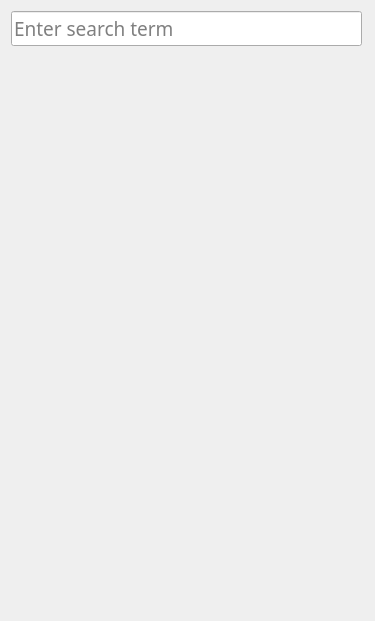
<?xml version="1.0" encoding="UTF-8"?>
<ui version="4.0">
 <class>MyToolBox</class>
 <widget class="QWidget" name="MyToolBox">
  <property name="geometry">
   <rect>
    <x>0</x>
    <y>0</y>
    <width>375</width>
    <height>621</height>
   </rect>
  </property>
  <property name="windowTitle">
   <string>MyToolBox</string>
  </property>
  <layout class="QGridLayout" name="gridLayout">
   <property name="verticalSpacing">
    <number>8</number>
   </property>
   <item row="0" column="0">
    <layout class="QHBoxLayout" name="horizontalLayout">
     <property name="spacing">
      <number>0</number>
     </property>
     <property name="leftMargin">
      <number>0</number>
     </property>
     <property name="rightMargin">
      <number>2</number>
     </property>
     <item>
      <widget class="SearchLineEdit" name="searchLineEdit">
       <property name="enabled">
        <bool>true</bool>
       </property>
       <property name="sizePolicy">
        <sizepolicy hsizetype="Expanding" vsizetype="Fixed">
         <horstretch>0</horstretch>
         <verstretch>0</verstretch>
        </sizepolicy>
       </property>
       <property name="minimumSize">
        <size>
         <width>0</width>
         <height>0</height>
        </size>
       </property>
       <property name="maximumSize">
        <size>
         <width>16777215</width>
         <height>16777215</height>
        </size>
       </property>
       <property name="font">
        <font>
         <family>微软雅黑</family>
         <pointsize>14</pointsize>
        </font>
       </property>
       <property name="inputMask">
        <string/>
       </property>
       <property name="text">
        <string/>
       </property>
       <property name="placeholderText">
        <string>Enter search term</string>
       </property>
      </widget>
     </item>
    </layout>
   </item>
   <item row="1" column="0">
    <widget class="QScrollArea" name="scrollArea">
     <property name="focusPolicy">
      <enum>Qt::StrongFocus</enum>
     </property>
     <property name="frameShape">
      <enum>QFrame::NoFrame</enum>
     </property>
     <property name="widgetResizable">
      <bool>true</bool>
     </property>
     <widget class="ScrollAreaWidget" name="scrollAreaWidgetContents">
      <property name="geometry">
       <rect>
        <x>0</x>
        <y>0</y>
        <width>357</width>
        <height>562</height>
       </rect>
      </property>
     </widget>
    </widget>
   </item>
  </layout>
 </widget>
 <layoutdefault spacing="6" margin="11"/>
 <customwidgets>
  <customwidget>
   <class>ScrollAreaWidget</class>
   <extends>QWidget</extends>
   <header>scrollareawidget.h</header>
   <container>1</container>
  </customwidget>
  <customwidget>
   <class>SearchLineEdit</class>
   <extends>QLineEdit</extends>
   <header>search_line_edit.h</header>
  </customwidget>
 </customwidgets>
 <resources/>
 <connections/>
</ui>
